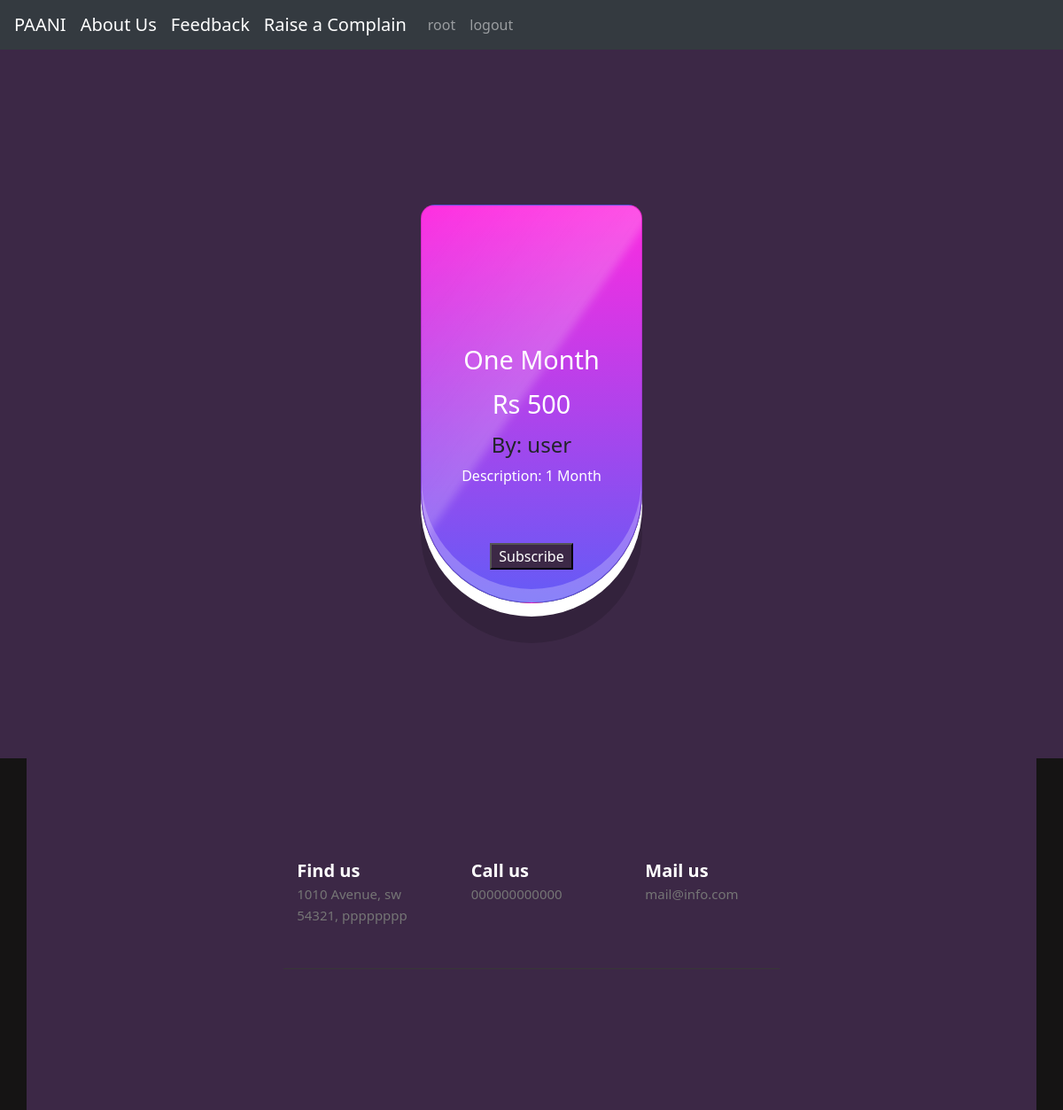
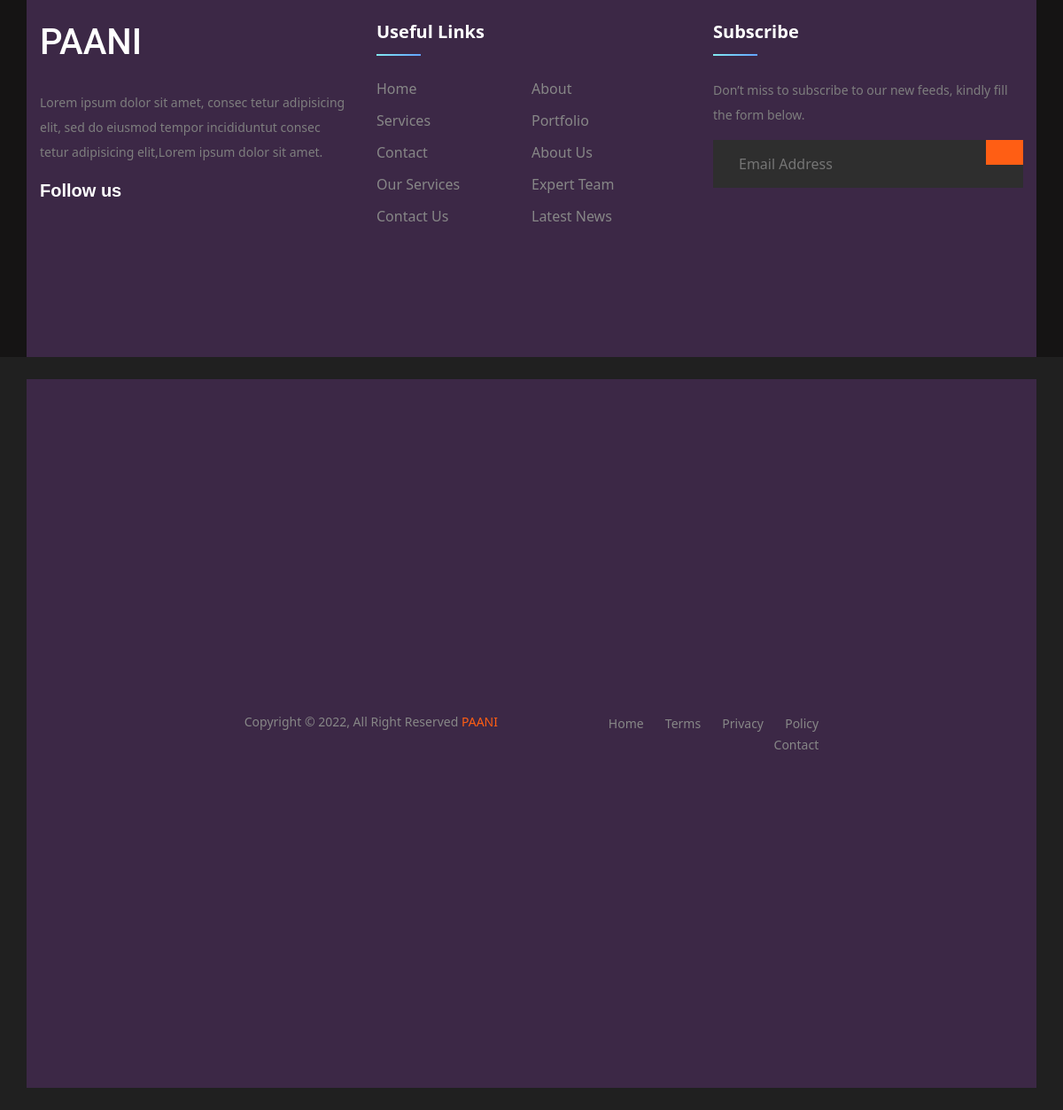
Page /plan (signed in) on the committed database (2 pictures, top to bottom).
### user/models.py (models this page shows, shortened)
class Plan(models.Model):
    planowner=models.CharField(max_length=50)
    title=models.CharField(max_length=150)
    dsc=models.TextField()
    price=models.IntegerField()

### user/views.py (the view)
# urls.py: path('plan', views.user_plan,name='plan'),
def user_plan(request):
    plan=Plan.objects.all()
    context={'plans':plan}
    return render(request,'plan.html',context)

### templates/plan.html (shortened to what this page needs)
{% include 'base.html' %} {% block title %} {% load static %}
{% endblock title %} {% block style%}
<html>
  <head>
    <link rel="stylesheet" href={% static 'plan.css' %}>
  </head>
  <body>
    {% endblock style%} {% block body %}
    <div>
      <div class="test">
        <div class="container" style="width: 100% background-color:black;">
          {%for plan in plans%}
          <div class="card">
            <div class="content">
              <h2>{{plan.title}}</h2>
              <h2>Rs {{plan.price}}</h2>
              <h4>By: {{plan.planowner}}</h4>
              <p>Description: {{plan.dsc}}</p>
              <br /><br />
              <a href="subscribe/{{plan.id}}">
                <button
                  type="button"
                  style="
                    width: 50%;
                    height: 150%;
                    background-color: #3c2846;
                    color: white;
                  "
                >
                  Subscribe
                </button>
              </a>
            </div>
          </div>
          {% endfor %}
        </div>
      </div>
    </div>
    {% endblock body %}
  </body>
</html>
{% include 'footer.html' %}

### templates/base.html (shortened to what this page needs)
<!doctype html>
<html lang="en">
  <head>
    <link rel="stylesheet" href="https://maxcdn.bootstrapcdn.com/bootstrap/4.0.0/css/bootstrap.min.css">
    <link href="//maxcdn.bootstrapcdn.com/bootstrap/4.0.0/css/bootstrap.min.css" rel="stylesheet" id="bootstrap-css">
  </head>
  <body>
  <nav class="navbar navbar-expand-lg navbar-dark bg-dark">
  <a class="navbar-brand" href="/">PAANI</a>
  <a  href="aboutUs" class="navbar-brand" >About Us</a>
  <a  href="review" class="navbar-brand" >Feedback</a>
  <a  style="text-align:right" href="feedback" class="navbar-brand" >Raise a Complain</a>
  <div class="collapse navbar-collapse" id="navbarSupportedContent">
    <ul class="navbar-nav mr-auto">
      {%if user.is_authenticated%}
      <li class="nav-item">
        <a class="nav-link" href="/">{{request.user}}</a>
      </li>
      <li class="nav-item">
        <a class="nav-link" href="logout">logout</a>
      </li>
      {%endif%}
    </ul>
</nav>
</html>

### static/plan.css (style rules this page uses)
* { box-sizing: border-box; font-family:'Segoe UI', Tahoma, Geneva, Verdana, sans-serif; }
.container { display: flex; justify-content: center; align-items: center; flex-wrap: wrap; width:100%; min-height: 100vh; background: #3c2846; }
.card { display: flex; justify-content: center; align-items: flex-start; position: relative; width: 250px; height: 450px; margin: 30px; border-radius: 20px; border-bottom-left-radius: 160px; border-bottom-right-radius: 160px; box-shadow: 0 15px 0 #fff, inset 0 -15px 0 rgba(255, 255, 255, 0.24), 0 45px 0 rgba(0, 0, 0, 0.15); overflow: hidden; }
.card::before { content: ""; position: absolute; top: -140px; left: -40%; padding: 0; width: 100%; height: 120%; background: linear-gradient(90deg, transparent, rgba(255, 255, 255, 0.2)); transform: rotate(35deg); pointer-events: none; filter: blur(5px); }
.card:nth-child(1) { background: linear-gradient(to bottom, #ff2ae0, #645bf6); }
.card .content { position: absolute; width: 100%; padding: 30px; padding-top: 150px; text-align: center; }
.card .content h2 { font-size: 1.8em; color: #fff; margin-bottom: 15px; }
.card .content p { color: #fff; line-height: 1.5em; }
.test { background-color: #3c2846; }

### static/footer.css (style rules this page uses)
ul { margin: 0px; padding: 0px; }

### rows in the picture
Plan: title "One Month", price "500", planowner "user", dsc "1 Month"

### other values in the picture
{{ request.user }} "root"
